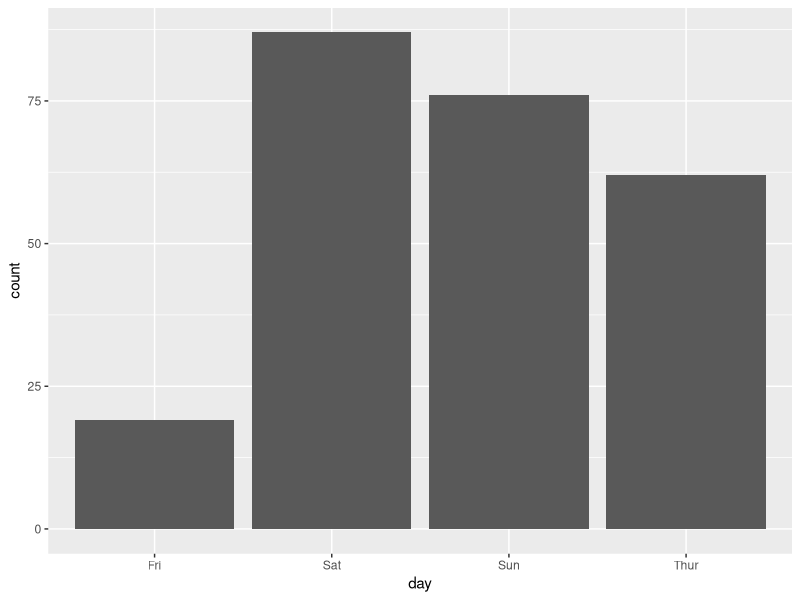
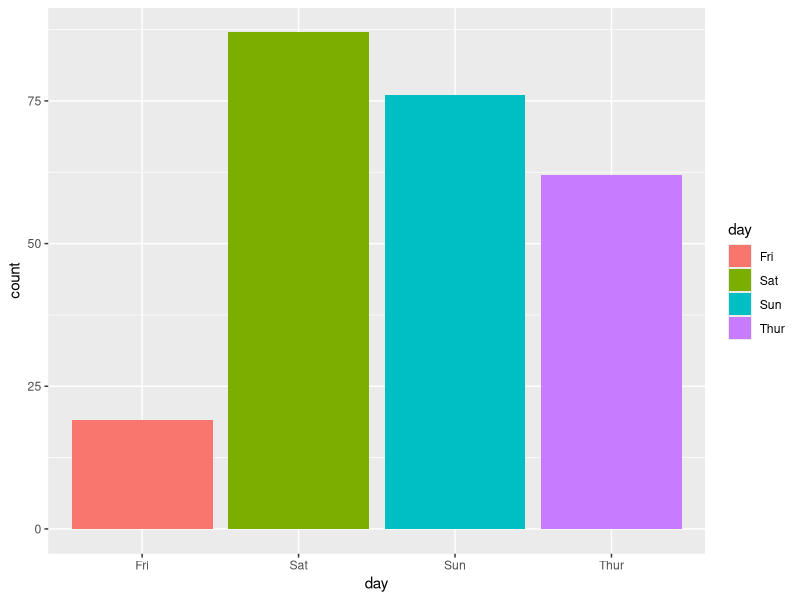
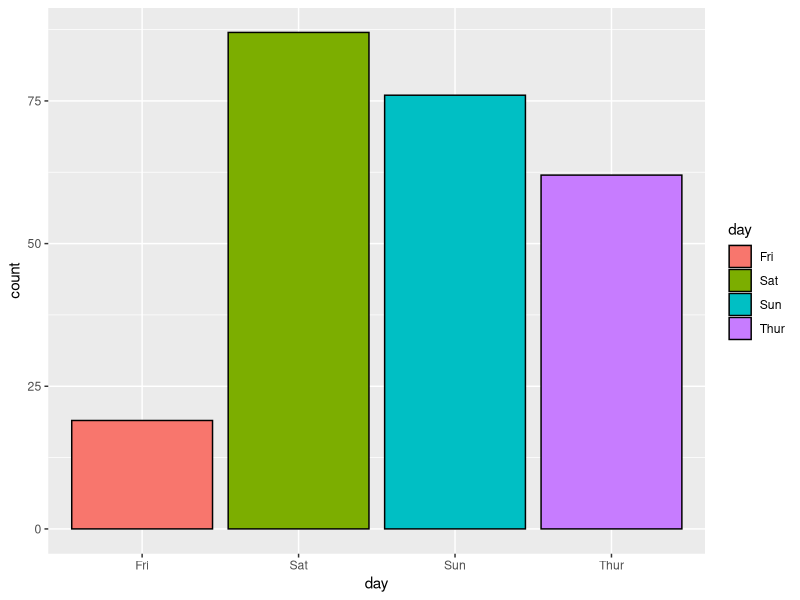
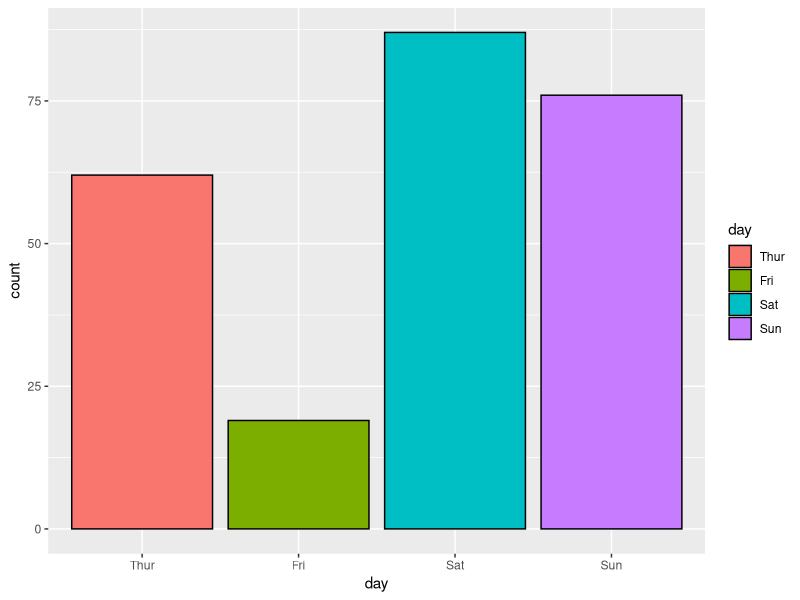
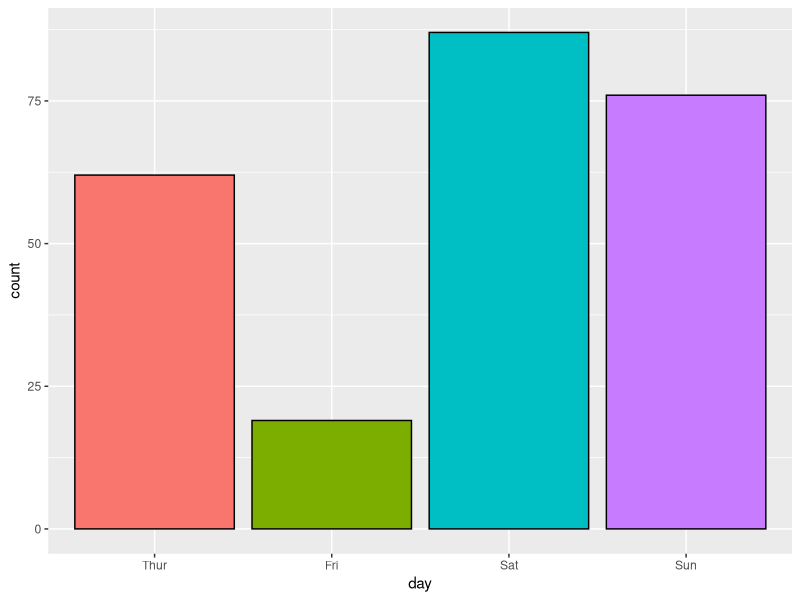
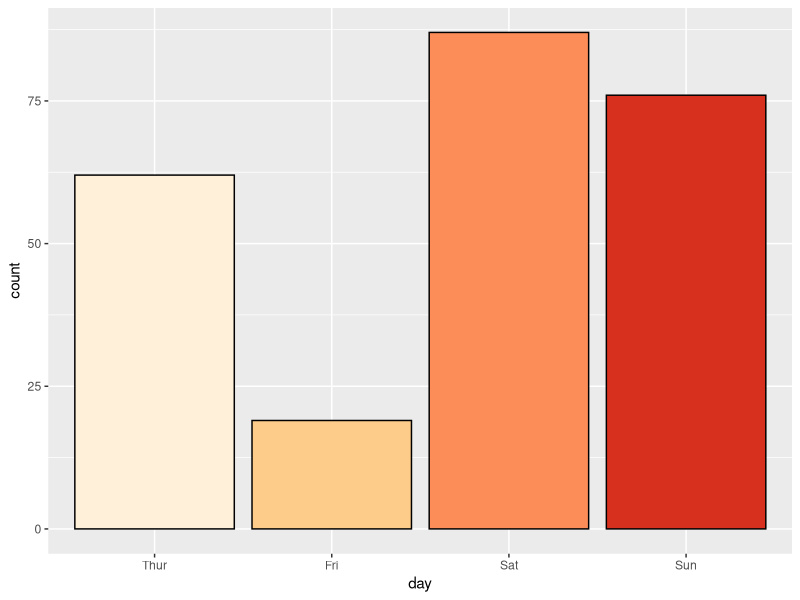
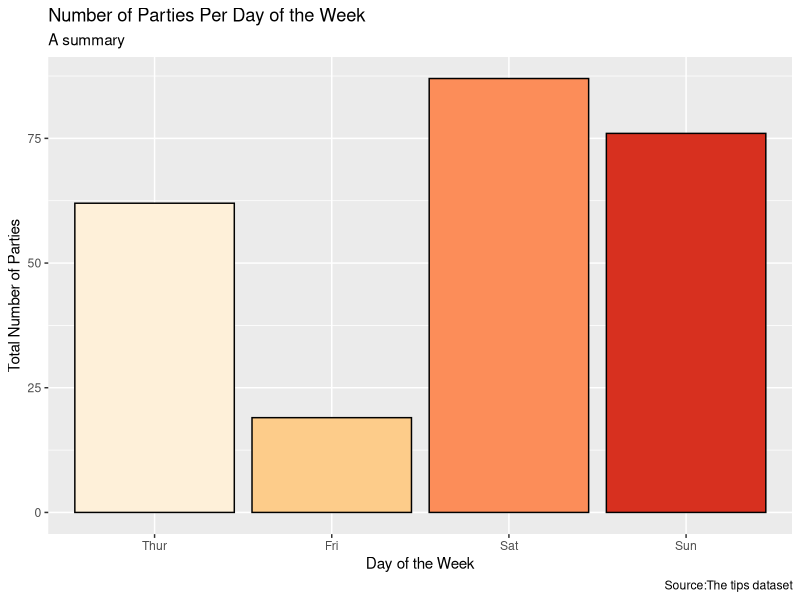
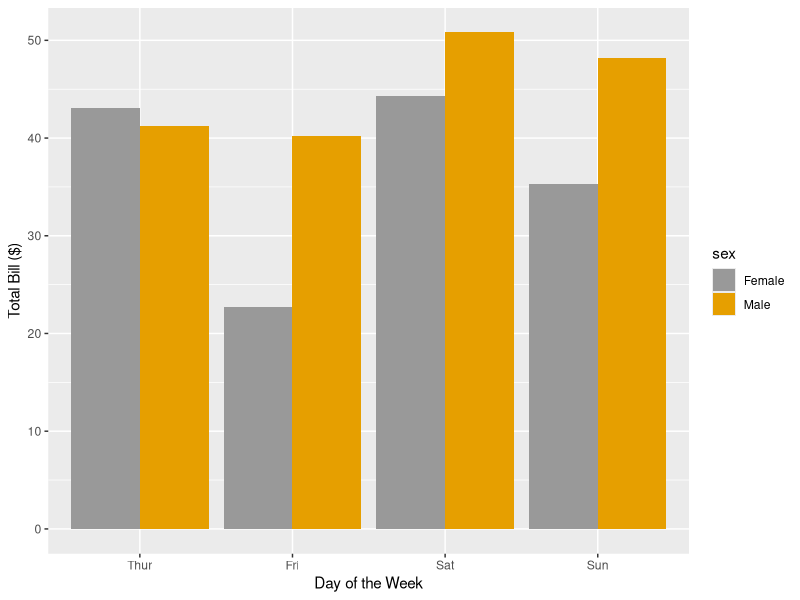

Generate these figures, in order, with R:
## ---- chunk 1
library(ggplot2)
library(reshape2) # contains the tips data
## ---- chunk 2
head(tips)
## ---- chunk 3
ggplot(data=tips, aes(x=day)) +
    geom_bar(stat="count")
## ---- chunk 4
ggplot(data=tips, aes(x=day, fill = day)) +
    geom_bar(stat="count")
## ---- chunk 5
ggplot(data=tips, aes(x=day, fill=day)) +
    geom_bar(color="black", stat="count")
## ---- chunk 6
tips$day <- factor(tips$day, levels = c("Thur", "Fri", "Sat", "Sun"))

ggplot(data=tips, aes(x=day, fill=day)) +
  geom_bar(color="black", stat="count")
## ---- chunk 7
ggplot(data=tips, aes(x=day, fill=day)) +
  geom_bar(color="black", stat="count") +
  
  guides(fill="none")
## ---- chunk 8
ggplot(data=tips, aes(x=day, fill=day)) +
  geom_bar(color="black", stat="count")+ 
  guides(fill="none") +
  
  scale_fill_manual(values = c(
    "Thur" = "#fef0d9",
    "Fri" = "#fdcc8a",
    "Sat" = "#fc8d59",
    "Sun" = "#d7301f"
  ))
## ---- chunk 9
ggplot(data=tips, aes(x=day, fill=day)) +
  geom_bar(color="black", stat="count")+ 
  guides(fill="none") +
  scale_fill_manual(values = c(
    "Thur" = "#fef0d9",
    "Fri" = "#fdcc8a",
    "Sat" = "#fc8d59",
    "Sun" = "#d7301f"
  )) +
  
  labs(title = "Number of Parties Per Day of the Week", 
       caption = "Source:The tips dataset", subtitle = "A summary") +
  xlab("Day of the Week") +
  ylab("Total Number of Parties")
## ---- chunk 10
ggplot(data=tips, aes(x=day, y= total_bill, fill=sex)) +
  geom_bar(stat="identity", position = position_dodge()) + 
  scale_fill_manual(values = c(
    "Female" = "#999999",
    "Male" = "#E69F00"
  )) +
  xlab("Day of the Week") +
  ylab("Total Bill ($)")
## ---- chunk 11
set.seed(1234)
dat <- data.frame(cond = factor(rep(c("A","B"), each=200)), 
                   rating = c(rnorm(200),rnorm(200, mean=.8)))
# View first few rows
head(dat)
## ---- chunk 12
ggplot(dat, aes(x=rating)) + 
  geom_histogram(binwidth = 0.5)
## ---- chunk 13
ggplot(dat, aes(x=rating)) +
    geom_histogram(binwidth=.5, colour="white", fill="black")
## ---- chunk 14
ggplot(dat, aes(x=rating)) + 
  geom_density(color = "#E69F00", linewidth = 2)
## ---- chunk 15
ggplot(dat, aes(x=rating, y = after_stat(density))) + 
    geom_histogram(binwidth=.5,
                   colour="black", fill="white") +
    geom_density(alpha=0.2, fill="#FF6666")  # Overlay with transparent density plot
## ---- chunk 16
ggplot(dat, aes(x=rating, fill=cond)) +
    geom_histogram(binwidth=.5, alpha=.5, position="identity")
## ---- chunk 17
ggplot(dat, aes(x=rating, fill=cond)) +
    geom_histogram(binwidth=.5, position="dodge")
## ---- chunk 18
ggplot(dat, aes(x=rating, colour=cond)) + 
  geom_density()
## ---- chunk 19
# Density plots with semi-transparent fill
ggplot(dat, aes(x=rating, fill=cond)) + 
  geom_density(alpha=.3)
## ---- chunk 20
ggplot(dat, aes(rating)) + 
  stat_ecdf(geom = "point", color = "blue")
## ---- chunk 21
ggplot(dat, aes(rating)) + 
  stat_ecdf(geom = "step", color = "red")
## ---- chunk 22
ggplot(dat, aes(rating)) + 
  stat_ecdf(geom = "smooth", color = "darkgreen")
## ---- chunk 23
ggplot(dat, aes(rating, color = cond)) + 
  stat_ecdf(geom = "point") +
  scale_color_manual(values = c(
    "A" = "#E69F00",
    "B" = "#2166ac"
  ))
## ---- chunk 24
# A basic box plot
ggplot(dat, aes(x=cond, y=rating)) + 
  geom_boxplot()
## ---- chunk 25
ggplot(dat, aes(x=cond, y=rating, fill=cond)) + 
  geom_boxplot()
## ---- chunk 26
ggplot(dat, aes(x=cond, y=rating, fill=cond)) + 
  geom_boxplot() +
  geom_jitter(width = 0.2, alpha = 0.7, size = 2, color = "darkblue")
## ---- chunk 27
ggplot(dat, aes(x=cond, y=rating, fill=cond)) + 
  geom_boxplot() + 
  geom_jitter(width = 0.2, alpha = 0.7, size = 2, color = "darkblue") +
  
  guides(fill="none") + 
  coord_flip()
## ---- chunk 28
set.seed(955)
# Make some noisily increasing data
dat2 <- data.frame(cond = rep(c("A", "B"), each=10),
                  xvar = 1:20 + rnorm(20,sd=3),
                  yvar = 1:20 + rnorm(20,sd=3))
head(dat2)
## ---- chunk 29
ggplot(dat2, aes(x=xvar, y=yvar)) +
    geom_point(shape=5)      # Use hollow circles
## ---- chunk 30
ggplot(dat2, aes(x=xvar, y=yvar)) +
    geom_point(shape=1) +    # Use hollow circles
    geom_smooth(method=lm)   # Add linear regression line 
## ---- chunk 31
ggplot(dat2, aes(x=xvar, y=yvar)) +
    geom_point(shape=1) +    # Use hollow circles
    geom_smooth(method=lm,   # Add linear regression line
                se=FALSE)    # Don't add shaded confidence region
## ---- chunk 32
ggplot(dat2, aes(x=xvar, y=yvar)) +
    geom_point(shape=1) +    # Use hollow circles
    geom_smooth()            # Add a loess smoothed fit curve with confidence region
## ---- chunk 33
sp <- ggplot(tips, aes(x=total_bill, y=tip/total_bill)) + 
  geom_point(shape=1)
sp
## ---- chunk 34
# Divide by levels of "sex", in the vertical direction
sp + facet_grid(sex ~ .)
## ---- chunk 35
# Divide by levels of "sex", in the horizontal direction
sp + facet_grid(. ~ sex)
## ---- chunk 36
# Divide with "sex" vertical, "day" horizontal
sp + facet_grid(sex ~ day)
## ---- chunk 37
# Divide by day, going horizontally and wrapping with 2 columns
sp + facet_wrap( ~ day, ncol=2)
## ---- chunk 38
# Divide by day, going horizontally and wrapping with 2 columns
sp + facet_wrap( ~ day, ncol=2, ) +
  theme(strip.background = element_rect(fill = "#92c5de"))
